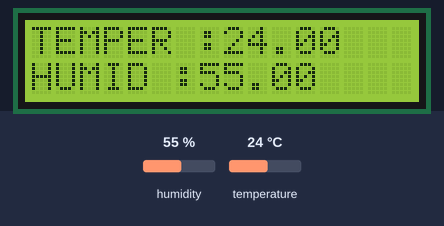
The sketch below on a simulated Arduino Uno, built with avr-gcc and run on an emulated ATmega328P. Shown: 16×2 character LCD. The test bench sets the inputs (shaded band); at power-on: humidity 55 %, temperature 24 °C. What the sketch prints to the serial monitor is not drawn.

Above: at 1.2 s.
1.3 s: humidity set to 22 %
At 3.3 s:
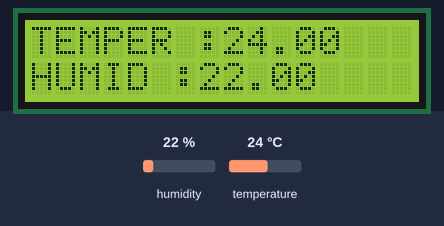
4.1 s: temperature set to 12 °C
At 4.6 s:
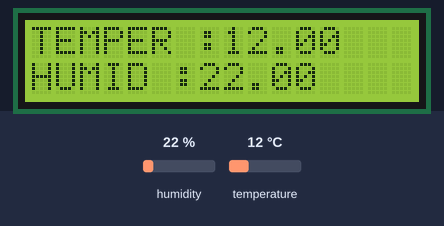
10.2 s: humidity set to 40 %
At 11.1 s:
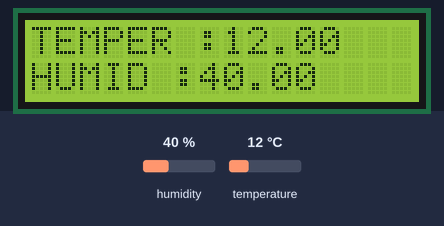
13.0 s: temperature set to 19 °C
At 16.2 s:
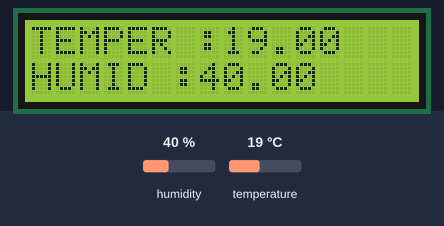
Timing chart, 0 to 17.7 s (numbered marks = the images above; inputs shaded):
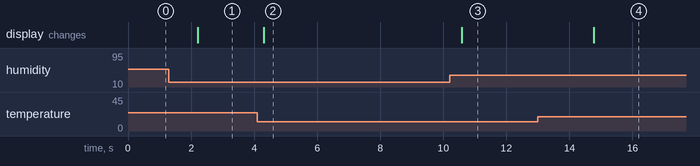

Measured:
- after the input at 1.3 s, the display: changes after 0.91 s (image 1)
- after the input at 4.1 s, the display: changes after 0.21 s (image 2)
- after the input at 10.2 s, the display: changes after 0.39 s (image 3)
- after the input at 13.0 s, the display: changes after 1.8 s (image 4)

The sketch:

LCD_Temper.ino
```cpp
#include <LiquidCrystal_I2C.h>
#include "DHT.h"

class LiquidCrystal_I2C lcd(0x27, 16,2);
class DHT dht(A0, 11);

void setup() {
  // put your setup code here, to run once:
  Serial.begin(115200UL);
  dht.begin();
  lcd.init();
  lcd.backlight();
  lcd.home();
}

void loop() {
  // put your main code here, to run repeatedly:
  lcd.clear();
  if(dht.read()){
    float temperature=dht.readTemperature();
    float percentHumidity {dht.readHumidity()};
    Serial.print(F("온도 : "));
    Serial.println(temperature);
    Serial.print(F("습도 : "));
    Serial.println(percentHumidity);
    lcd.setCursor(0,0);
    lcd.print("TEMPER :");
    lcd.print(temperature);
    lcd.setCursor(0,1);
    lcd.print("HUMID :");
    lcd.print(percentHumidity);
    delay(100UL);
  }
}
```
